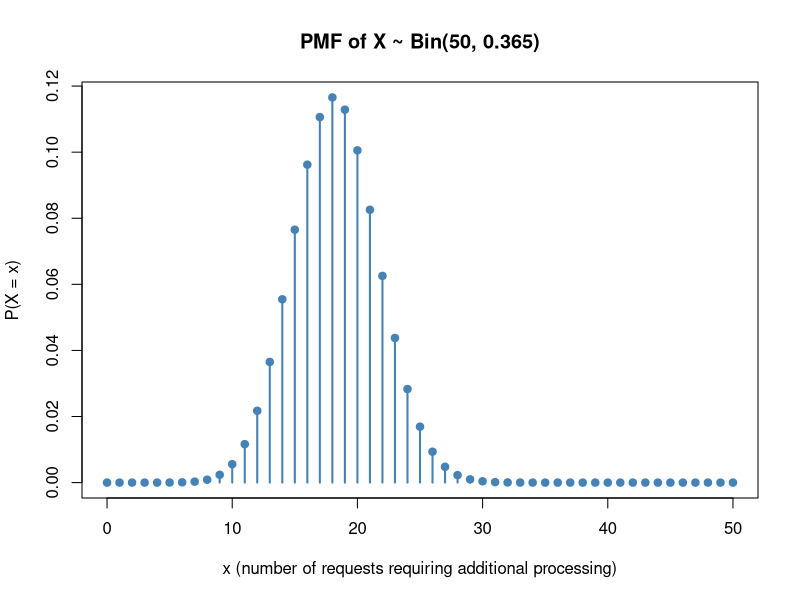
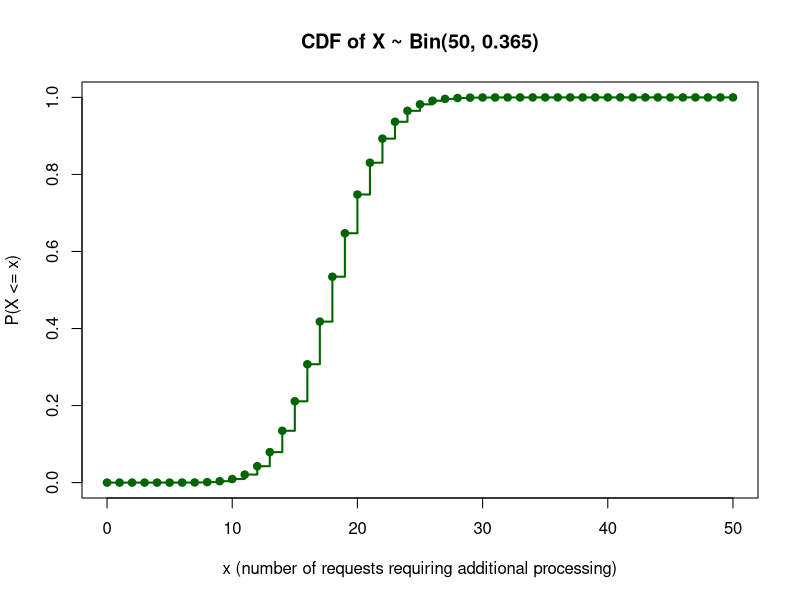
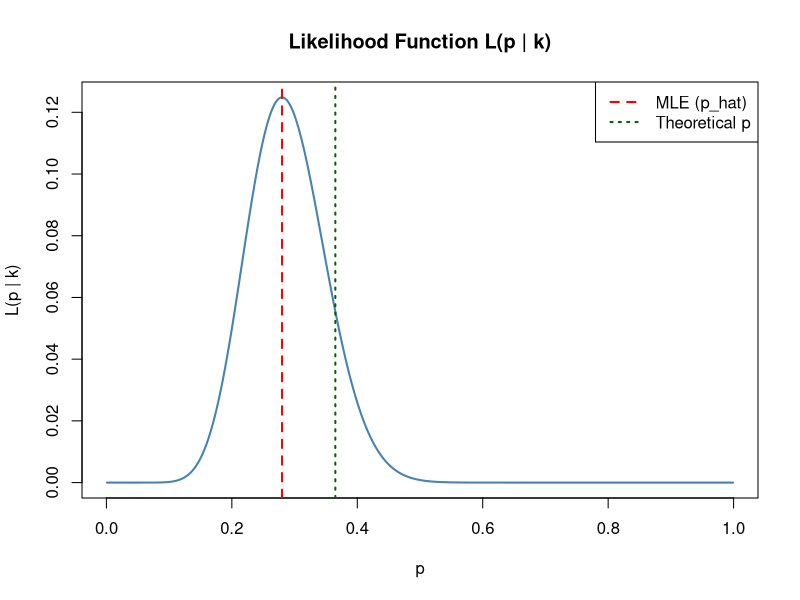
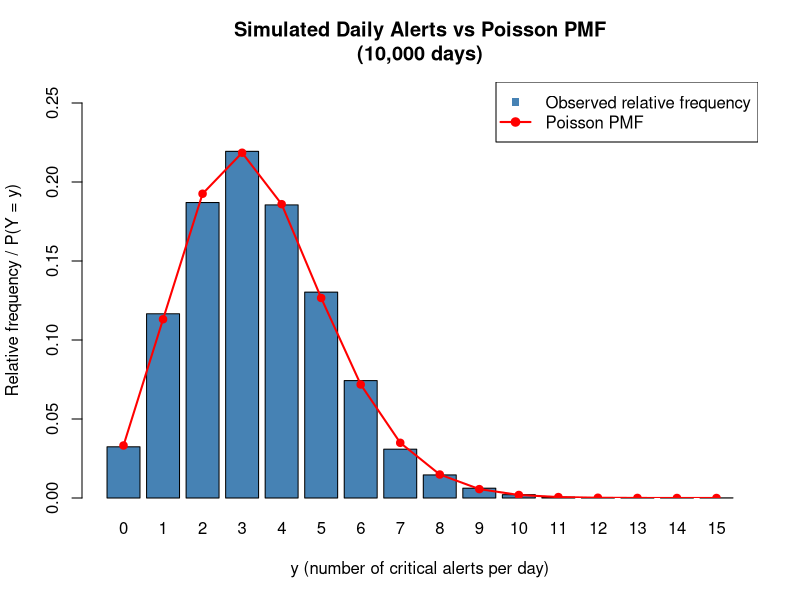

Write R code to recreate these figures, in order.
# =========================
# First Question
# =========================

# 0. Defining the group's probability
# students numbers
alexandre_sn <- 578345
bruno_sn <- 578342
danny_sn <- 579763
saulo_sn <- 579493

# highest student number
M <- max(c(alexandre_sn, bruno_sn, danny_sn, saulo_sn)) # 579763

# defining group's p and n
p <- 0.05 + (M %% 100)/200     # 0.365
n <- 50

# 1. Defining PMF
# support of X
support <- 0:n

# PMF of X (dbinom computes P(X = x) for a binomial distribution)
pmf <- dbinom(support, size = n, prob = p)

# sanity check: the PMF must sum to 1 over the whole support
sum_pmf <- sum(pmf)

# 2. Plotting the PMF and the CDF of X

# CDF of X (pbinom computes P(X <= x) for a binomial distribution)
cdf <- pbinom(support, size = n, prob = p)

# PMF: vertical lines with a point on top (appropriate for a discrete variable)
plot(support, pmf,
     type = "h",                    # vertical lines
     lwd = 2,
     col = "steelblue",
     main = "PMF of X ~ Bin(50, 0.365)",
     xlab = "x (number of requests requiring additional processing)",
     ylab = "P(X = x)")
points(support, pmf, pch = 19, col = "steelblue")

# CDF: step function (appropriate for a discrete variable)
plot(support, cdf,
     type = "s",                    # steps
     lwd = 2,
     col = "darkgreen",
     ylim = c(0, 1),
     main = "CDF of X ~ Bin(50, 0.365)",
     xlab = "x (number of requests requiring additional processing)",
     ylab = "P(X <= x)")
points(support, cdf, pch = 19, col = "darkgreen")

# 3. Computing the expected value, variance and standard deviation of X
# using the closed formulas of the binomial distribution
ex <- n * p                     # E(X) = n * p
vx <- n * p * (1 - p)           # Var(X) = n * p * (1 - p)
sdx <- sqrt(vx)                 # standard deviation

# checking with the definition (using the PMF)
ex_def <- sum(support * pmf)                    # E(X) = sum of x * P(X = x)
vx_def <- sum((support - ex_def)^2 * pmf)       # Var(X) = sum of (x - E(X))^2 * P(X = x)
sdx_def <- sqrt(vx_def)

# 4. Computing probabilities
# a) P(X >= 20) = 1 - P(X <= 19)
prob_a <- 1 - pbinom(19, size = n, prob = p)

# b) P(30 < X < 43) = P(31 <= X <= 42) = P(X <= 42) - P(X <= 30)
prob_b <- pbinom(42, size = n, prob = p) - pbinom(30, size = n, prob = p)

# c) P(X = 31)
prob_c <- dbinom(31, size = n, prob = p)

# checking with the PMF (sums over the support; remember that support starts at 0, so x is at position x + 1)
prob_a_check <- sum(pmf[support >= 20])
prob_b_check <- sum(pmf[support > 30 & support < 43])
prob_c_check <- pmf[support == 31]

# 5. Maximum likelihood estimation of p

# a) theory

# b) theory

# c) generating a sample of 50 i.i.d. Ber(p) observations
set.seed(M)                                   # define a seed
sample_bern <- rbinom(n, size = 1, prob = p)  # Ber(p) is a Bin(1, p)

# observed number of requests that required additional processing
k <- sum(sample_bern)

# maximum likelihood estimate (result of item b: p_hat = k / n)
p_hat <- k / n

# likelihood and log-likelihood as functions of q (candidate values of p)
lik <- function(q) dbinom(k, size = n, prob = q)
loglik <- function(q) dbinom(k, size = n, prob = q, log = TRUE)

# numerical check: maximizing the log-likelihood should give the same value as k / n
p_hat_num <- optimize(loglik, interval = c(0, 1), maximum = TRUE)$maximum

# plotting the likelihood, with p_hat and the theoretical p marked
p_grid <- seq(0.001, 0.999, length.out = 1000)
plot(p_grid, lik(p_grid),
     type = "l",
     lwd = 2,
     col = "steelblue",
     main = "Likelihood Function L(p | k)",
     xlab = "p",
     ylab = "L(p | k)")
abline(v = p_hat, col = "red", lty = 2, lwd = 2)
abline(v = p, col = "darkgreen", lty = 3, lwd = 2)
legend("topright",
       legend = c("MLE (p_hat)", "Theoretical p"),
       col = c("red", "darkgreen"),
       lty = c(2, 3),
       lwd = 2)

# d) supporting values for the comparison
abs_error <- abs(p_hat - p)                   # absolute difference between p_hat and p
se_theoretical <- sqrt(p * (1 - p) / n)       # standard error of p_hat: sqrt(p(1-p)/n)

# effect of the sample size (using the same p; each size generates a new sample)
sizes <- c(10, 50, 500, 5000, 50000)
p_hat_sizes <- sapply(sizes, function(m) mean(rbinom(m, size = 1, prob = p)))
se_sizes <- sqrt(p * (1 - p) / sizes)

# 6. Presenting our results
cat("=========================First Question=========================\n")
cat("0. Students Numbers of Group:\n")
cat("   Alexandre Grangeiro:", alexandre_sn, "\n")
cat("   Bruno Lage:", bruno_sn, "\n")
cat("   Danny Secundino:", danny_sn, "\n")
cat("   Saulo Gomes:", saulo_sn, "\n")
cat("   [Highest student number: M =", M, "]\n")
cat("   --> Group's probability: p =", p, "\n")
cat("   --> Group's (all groups use the same value) n: n =", n, "\n")
cat("\n")

cat("1. The probability distribution of X is a BINOMIAL distribution [justified on report].\n")
cat("In other words, X ~ Bin(n, p)\n")
cat("   --> Parameters: n = ", n, " p = ", p, "\n")
cat("   --> PMF: P(X = x) = C(n, x) * p^x * (1 - p)^(n - x)\n")
cat("   --> Support: x in {0, 1, ..., n}, that is, x = 0, 1, 2, ..., ", n, "\n")
cat("   --> Sum of the PMF over the support (should be 1): ", sum_pmf, "\n")
cat("\n")

cat("2. Plotting the PMF and the CDF of X:\n")
cat("   --> PMF: plotted as vertical lines (discrete variable).\n")
cat("   --> CDF: plotted as a step function (discrete variable).\n")
cat("   Both are at the generated pdf Rplots.pdf\n")
cat("\n")

cat("3. Expected value, variance and standard deviation of X:\n")
cat("a) Using the closed formulas of the binomial distribution:\n")
cat("   E(X) = n * p =", ex, "\n")
cat("   Var(X) = n * p * (1 - p) =", vx, "\n")
cat("   Standard deviation =", sdx, "\n")
cat("b) Checking with the definition (sums over the support):\n")
cat("   E(X) =", ex_def, "\n")
cat("   Var(X) =", vx_def, "\n")
cat("   Standard deviation =", sdx_def, "\n")
cat("\n")

cat("4. Computing probabilities:\n")
cat("a) P(X >= 20) = 1 - P(X <= 19) =", prob_a, "\n")
cat("b) P(30 < X < 43) = P(31 <= X <= 42) = P(X <= 42) - P(X <= 30) =", prob_b, "\n")
cat("c) P(X = 31) =", prob_c, "\n")
cat("[Same probabilities found by summing the PMF: a) ", prob_a_check, " b) ", prob_b_check, " c) ", prob_c_check, "]\n")
cat("\n")

cat("5. Maximum likelihood estimation of p:\n")
cat("a) Likelihood function: L(p | k) = C(n, k) * p^k * (1 - p)^(n - k) [derived on report].\n")
cat("b) Log-likelihood and MLE:\n")
cat("   Log-likelihood: l(p) = ln L(p | k) = ln C(n, k) + k * ln(p) + (n - k) * ln(1 - p)\n")
cat("   Derivative: l'(p) = k / p - (n - k) / (1 - p) = 0\n")
cat("   MLE: p_hat = k / n [full derivation on report].\n")
cat("c) Sample of", n, "i.i.d. Bernoulli observations with theoretical p =", p, ":\n")
cat("   Observed number of requests with additional processing: k =", k, "\n")
cat("   Maximum likelihood estimate: p_hat = k / n =", p_hat, "\n")
cat("   [Numerical check by optimizing the log-likelihood:", p_hat_num, "]\n")
cat("   (The plot of the likelihood is at the generated pdf Rplots.pdf)\n")
cat("d) Comparison with the theoretical probability:\n")
cat("   Theoretical p =", p, "\n")
cat("   Estimate p_hat =", p_hat, "\n")
cat("   Absolute difference =", abs_error, "\n")
cat("   Standard error of p_hat (for n = 50) =", se_theoretical, "\n")
cat("   Effect of the sample size:\n")
cat("       n:", sizes, "\n")
cat("       p_hat:", p_hat_sizes, "\n")
cat("       Standard error:", se_sizes, "\n")
cat("   The explanation is on the report.\n")
cat("\n")

cat("\n\n")

# =========================
# Second Question
# =========================

# 1. Computing N and p_alert (using the results of the first question)
# m = E[X] and c = SD(X) [we call it c_sd to not overwrite the function c() of R]
m <- ex
c_sd <- sdx

# number of requests per day and probability of a critical alert
N <- round(m * 10^6)
p_alert <- c_sd / N

# Y ~ Bin(N, p_alert); Poisson approximation with lambda = N * p_alert
lambda <- N * p_alert                  # equals c_sd

# PMF of the Poisson approximation (dpois computes P(Y = y) for a Poisson distribution)
y_vals <- 0:20                         # first values of the support (the Poisson support is 0, 1, 2, ...)
pmf_pois <- dpois(y_vals, lambda = lambda)

# checking the suitability of the approximation
# exact binomial PMF for the same values
pmf_binom_y <- dbinom(y_vals, size = N, prob = p_alert)

# largest absolute difference between the exact PMF and the approximation
max_abs_diff <- max(abs(pmf_binom_y - pmf_pois))

# variances of both distributions
var_binom_y <- N * p_alert * (1 - p_alert)
var_pois <- lambda

# 2. Computing E[Y] and Var(Y) with the exact distribution and with the Poisson approximation

# exact distribution: Y ~ Bin(N, p_alert)
ey_exact <- N * p_alert                       # E[Y] = N * p_alert
vy_exact <- N * p_alert * (1 - p_alert)       # Var(Y) = N * p_alert * (1 - p_alert)

# Poisson approximation: Y ~ Pois(lambda)
ey_pois <- lambda                             # E[Y] = lambda
vy_pois <- lambda                             # Var(Y) = lambda

# comparing the results
diff_e <- ey_pois - ey_exact                  # difference between the expected values
diff_v <- vy_pois - vy_exact                  # difference between the variances
rel_diff_v <- diff_v / vy_exact               # relative difference between the variances

# checking with the definition (sums over y = 0, ..., 100, since the probability beyond that is negligible)
y_check <- 0:100
ey_exact_check <- sum(y_check * dbinom(y_check, size = N, prob = p_alert))
vy_exact_check <- sum((y_check - ey_exact_check)^2 * dbinom(y_check, size = N, prob = p_alert))
ey_pois_check <- sum(y_check * dpois(y_check, lambda = lambda))
vy_pois_check <- sum((y_check - ey_pois_check)^2 * dpois(y_check, lambda = lambda))

# 3. Simulating 10,000 days of operation from the exact Binomial distribution

n_days <- 10000
set.seed(M)                                          # reproducible simulation (same seed as the first question)
y_sim <- rbinom(n_days, size = N, prob = p_alert)    # daily number of critical alerts

# relative frequencies of each value observed (levels from 0 to the maximum observed, so zeros are kept)
y_max <- max(y_sim)
y_range <- 0:y_max
freq_rel <- as.numeric(table(factor(y_sim, levels = y_range))) / n_days

# Poisson PMF for the same values
pmf_pois_sim <- dpois(y_range, lambda = lambda)

# plotting the observed relative frequencies (bars) and the Poisson PMF (points and line)
bp <- barplot(freq_rel,
              names.arg = y_range,
              col = "steelblue",
              ylim = c(0, max(freq_rel, pmf_pois_sim) * 1.2),
              main = "Simulated Daily Alerts vs Poisson PMF\n(10,000 days)",
              xlab = "y (number of critical alerts per day)",
              ylab = "Relative frequency / P(Y = y)")
points(bp, pmf_pois_sim, pch = 19, col = "red")
lines(bp, pmf_pois_sim, col = "red", lwd = 2)
legend("topright",
       legend = c("Observed relative frequency", "Poisson PMF"),
       col = c("steelblue", "red"),
       pch = c(15, 19),
       lwd = c(NA, 2))

# assessing the quality of the approximation
max_abs_diff_sim <- max(abs(freq_rel - pmf_pois_sim))     # largest difference between frequency and PMF
mean_sim <- mean(y_sim)                                   # sample mean (compare with lambda)
var_sim <- var(y_sim)                                     # sample variance (compare with lambda)

# expected size of the simulation noise: standard error of a relative frequency at the most probable value
pmf_max <- max(pmf_pois_sim)
se_freq <- sqrt(pmf_max * (1 - pmf_max) / n_days)

# 4. Presenting our results
cat("=========================Second Question=========================\n")
cat("1. Calculating N, p_alert and the Poisson approximation of Y:\n")
cat("   m = E[X] =", m, "\n")
cat("   c = SD(X) =", c_sd, "\n")
cat("   N = round(m * 10^6) =", N, "\n")
cat("   p_alert = c / N =", p_alert, "\n")
cat("   Y ~ Bin(N, p_alert), then Y is approximated by a Poisson distribution:\n")
cat("   --> Y ~ Pois(lambda), lambda = N * p_alert =", lambda, "\n")
cat("   --> PMF: P(Y = y) = exp(-lambda) * lambda^y / y!\n")
cat("   --> Support: y in {0, 1, 2, ...}\n")
cat("   Suitability of the approximation:\n")
cat("   --> N is large:", N, "\n")
cat("   --> p_alert is small:", p_alert, "\n")
cat("   --> lambda is moderate:", lambda, "\n")
cat("   --> Largest absolute difference between the PMFs (y = 0, ..., 20):", max_abs_diff, "\n")
cat("   --> Variance of the binomial:", var_binom_y, " Variance of the Poisson:", var_pois, "\n")
cat("   The discussion is on the report.\n")
cat("\n")

cat("2. Calculating E[Y] and Var(Y):\n")
cat("a) Using the exact distribution, Y ~ Bin(N, p_alert):\n")
cat("   E[Y] = N * p_alert =", ey_exact, "\n")
cat("   Var(Y) = N * p_alert * (1 - p_alert) =", vy_exact, "\n")
cat("b) Using the Poisson approximation, Y ~ Pois(lambda):\n")
cat("   E[Y] = lambda =", ey_pois, "\n")
cat("   Var(Y) = lambda =", vy_pois, "\n")
cat("c) Comparing the results:\n")
cat("   Difference between the expected values =", diff_e, "\n")
cat("   Difference between the variances =", diff_v, "\n")
cat("   Relative difference between the variances =", rel_diff_v, "\n")
cat("   [Checking with the definition (sums over y = 0, ..., 100):\n")
cat("    exact: E[Y] =", ey_exact_check, " Var(Y) =", vy_exact_check, "\n")
cat("    Poisson: E[Y] =", ey_pois_check, " Var(Y) =", vy_pois_check, "]\n")
cat("   The discussion is on the report.\n")
cat("\n")

cat("3. Simulating", n_days, "days of operation from the exact Binomial distribution:\n")
cat("   Values observed: from 0 to", y_max, "alerts per day\n")
cat("   (The plot comparing relative frequencies and the Poisson PMF is at the generated pdf Rplots.pdf)\n")
cat("   Sample mean =", mean_sim, " [lambda =", lambda, "]\n")
cat("   Sample variance =", var_sim, " [lambda =", lambda, "]\n")
cat("   Largest difference between relative frequency and Poisson PMF =", max_abs_diff_sim, "\n")
cat("   Standard error of a relative frequency at the most probable value =", se_freq, "\n")
cat("   The assessment is on the report.\n")
cat("\n")

cat("\n\n")

# =========================
# Third Question
# =========================

# 0. Defining the parameters of the question
# m = E[X] was calculated in the first question
nT <- round(100 * m)                   # equation (2): number of CPU temperatures to simulate

# parameters of the normal distribution of the CPU temperature
mu <- 62
sigma <- 3.5

# 1. Implementing the Box-Muller transformation
# function that returns a vector with n values of a normal distribution
# [with the default arguments (mu = 0, sigma = 1) the values are standard normal]
box_muller <- function(n, mu = 0, sigma = 1){
    n_pairs <- ceiling(n / 2)          # each pair (U1, U2) generates two normal values

    # a) two independent uniform random variables, U1, U2 ~ Unif(0, 1)
    # [runif never returns exactly 0 or 1, so log(U1) is always defined]
    u1 <- runif(n_pairs)
    u2 <- runif(n_pairs)

    # b) two independent standard normal values per pair
    r <- sqrt(-2 * log(u1))
    z1 <- r * cos(2 * pi * u2)
    z2 <- r * sin(2 * pi * u2)

    # combining them in one vector and discarding the extra value, if necessary
    z <- c(z1, z2)
    z <- z[1:n]

    # c) converting the standard normal values: T = mu + sigma * Z
    return(mu + sigma * z)
}

# 2. Generating the two sets of CPU temperatures
# the seed is defined only once, before generating both datasets
set.seed(M)

# first dataset: using our function (Box-Muller)
temp_bm <- box_muller(nT, mu, sigma)

# second dataset: using the built-in normal random number generator of R
temp_r <- rnorm(nT, mean = mu, sd = sigma)

# checking the datasets (length, sample mean and sample standard deviation)
len_bm <- length(temp_bm)              # should be equal to nT
len_r <- length(temp_r)                # should be equal to nT
mean_bm <- mean(temp_bm)               # should be close to mu
sd_bm <- sd(temp_bm)                   # should be close to sigma
mean_r <- mean(temp_r)                 # should be close to mu
sd_r <- sd(temp_r)                     # should be close to sigma

# 3. (to be done)

# 4. (to be done)

# X. Presenting our results
cat("=========================Third Question==========================\n")
cat("0. Parameters of the question:\n")
cat("   m = E[X] =", m, "\n")
cat("   nT = round(100 * m) =", nT, "\n")
cat("   T ~ N(mu, sigma), mu =", mu, " sigma =", sigma, "\n")
cat("\n")

cat("1. Implementing the Box-Muller transformation:\n")
cat("   The function box_muller(n, mu, sigma) returns a vector with n values of a normal distribution.\n")
cat("a) U1, U2 ~ Unif(0, 1) generated with runif.\n")
cat("b) Z1 = sqrt(-2 * ln(U1)) * cos(2 * pi * U2) and Z2 = sqrt(-2 * ln(U1)) * sin(2 * pi * U2).\n")
cat("   Each pair (U1, U2) generates two values, so ceiling(n / 2) pairs are used and the extra value is discarded when n is odd.\n")
cat("   For nT =", nT, ": pairs =", ceiling(nT / 2), "| values generated =", 2 * ceiling(nT / 2), "| extra values discarded =", 2 * ceiling(nT / 2) - nT, "\n")
cat("c) Conversion inside the function: T = mu + sigma * Z (with mu = 0 and sigma = 1 it returns the standard normal values).\n")
cat("\n")

cat("2. Generating the two sets of CPU temperatures:\n")
cat("   The seed was defined only once (set.seed(M)), and the datasets were generated sequentially.\n")
cat("a) Dataset 1 (function box_muller):\n")
cat("   Length =", len_bm, "[nT =", nT, "]\n")
cat("   Sample mean =", mean_bm, " Sample standard deviation =", sd_bm, "\n")
cat("b) Dataset 2 (built-in generator rnorm):\n")
cat("   Length =", len_r, "[nT =", nT, "]\n")
cat("   Sample mean =", mean_r, " Sample standard deviation =", sd_r, "\n")
cat("   [Theoretical values: mu =", mu, " sigma =", sigma, "]\n")
cat("\n")

cat("\n\n")
